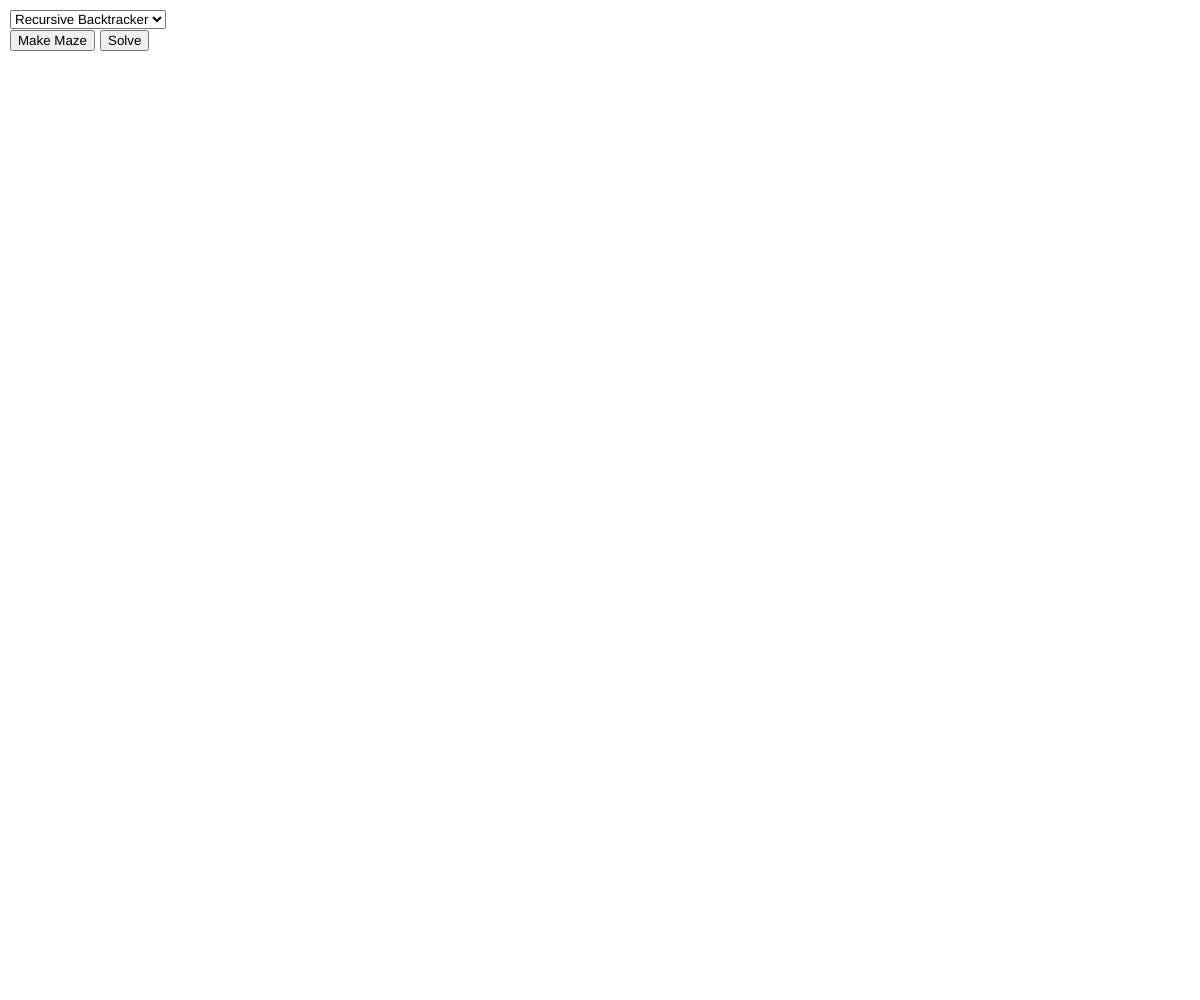
Frame 1 (no input)
Frame 60 (no input): identical to frame 1, image omitted
Frame 120 (the mouse pressed at the canvas centre since frame 60): identical to frame 1, image omitted

The p5.js sketch that drew this single still picture (run headless with seeded random() and noise() and a simulated clock; from frame 60 on, the mouse is pressed at the canvas centre):

// p5.js sketch
// ── sketch.js
let cellSize = 20
let cells = []
let st = [1, 1]
let end = []
let e = 0
let selection;
let runButton;
let solveButton
let w, h
let solved = false
let started = false


function setup() {
  createCanvas(window.innerWidth, window.innerHeight);
  w = floor(width/cellSize)
  h = floor(height/cellSize)
  noStroke()
  console.log(w, h)
  for (let y=0;y<h;y++){
    let temp = []
    for (let x=0;x<w;x++){
      temp.push(new Cell(x*cellSize, y*cellSize, false, cells.length, temp.length))
      if (random(100) < 30){
        //temp[temp.length-1].obstacle = true
      }
    }
    cells.push(temp)
  }
  

  selection = createSelect();
  selection.position(10, 10);
  selection.option('Recursive Backtracker')
  selection.option('Recursive Division')
  
  selection.selected('Recursive Backtracker');

  

  runButton = createButton("Make Maze")
  runButton.position(10, 30)
  runButton.mousePressed(Run)

  solveButton = createButton("Solve")
  solveButton.position(100, 30)
  solveButton.mousePressed(Solve)

  background(220);
  ShowCells()
  //Aldous(cells)

  
  
}
function Solve(){
  SolveMaze([1, 1])
}

function Run() {
  started = true
  let item = selection.value();
  if (true){
    if (item == "Aldous Broder"){
      Aldous(cells)
    }
    if (item == "Recursive Division"){
      MakeMazeDivide(h-1, 0, 0, w-1)
    }
    if (item == "Recursive Backtracker"){
      RecursiveBacktrackerMaze()
    }
    if (item == "Prims Algorithm"){
      Prims()
    }
    

  }

}


function ShowCells(){
  for (var i=0;i<cells.length;i++){
    for (var n=0;n<cells[i].length;n++){
      cells[i][n].show()
    }
  }
}

function mouseDragged(){
  if (!started){

    let x = round(mouseX / cellSize)*cellSize
    let y = round(mouseY / cellSize)*cellSize
    //rect(x, y, cellSize, cellSize)

    cells[round(y/cellSize)][round(x/cellSize)].obstacle = true
  }
}


function draw() {

  if (!started){
    ShowCells()

  }
  try{
    push()
    fill(0, 255, 0);
    rect(shw.pos.x, shw.pos.y, cellSize, cellSize)
    pop()
  }
  catch{

  }
  if (solved){
    for (var i=0;i<solve.length;i++){
      let re = solve[i]
      let re1 = solve[i-1]
      push()
      fill(0, 255, 0)
      rect(cells[re[0]][re[1]].pos.x, cells[re[0]][re[1]].pos.y, cellSize, cellSize)
      pop()
    }
  }
}


class Cell{
  constructor(x, y, isOb, a, b){
    this.pos = createVector(x, y)
    this.obstacle = isOb
    this.visited = false
    this.expanded = false
    this.solveVisited = false
    
    this.ind = [a, b]
    this.f = dist(0, 0, this.pos.x, this.pos.y) + dist(this.pos.x, this.pos.y, floor(width/cellSize), floor(height/cellSize))
  }
  show(){
    if (this.obstacle){
      push()
      fill(0);
      rect(this.pos.x, this.pos.y, cellSize, cellSize)
      pop()

    }
    else{
      push()
      fill(255);
      rect(this.pos.x, this.pos.y, cellSize, cellSize)
      pop()
    }

  }
}

// ── Algorithms.js
//---
let solve = []
end = []

class AstarCell{
  constructor(x, y, end, ob){
    this.pos = createVector(x, y)
    this.obstacle = ob
    this.visited = false
    this.f = 0
    this.g = 0
    this.h = 0
    this.parent = []
    this.g = dist(x, y, end[0], end[1])
    this.h = dist(x, y, 0, 0)
    this.f = this.g+this.h

  }
  show(){
    push()
    fill(0, 255, 0, this.f/cellSize);
    rect(this.pos.x, this.pos.y, cellSize, cellSize)
    pop()
  }

}

async function SolveMaze(start){ 
  started = true
  let nodes = []
  end = [cells[0].length-2, cells.length-2]
  cells[end[1]][end[0]].obstacle = false
  ShowCells()
  for (var i=0;i<cells.length;i++){
    let temp = []
    for (var n=0;n<cells[0].length;n++){
      temp.push(new AstarCell(n*cellSize, i*cellSize, end, cells[i][n].obstacle))
    }
    nodes.push(temp)
  }


  let open = [start]
  let closed = []
  let curr = []
  while (open.length > 0){
    
    let best = 0
    let ch = 0
    for (var i=0;i<open.length;i++){
      let f = nodes[open[i][0]][open[i][1]].f
      if (f > best){
        best = f
        ch = i
        curr = open[i]
      }
    }
    open.splice(ch, 1)


    nodes[curr[0]][curr[1]].show()
    nodes[curr[0]][curr[1]].visited = true
    var neighbors = GetNeighborsSingular(curr)
    for (var i = 0, il = neighbors.length; i < il; ++i){
      var neighbor = neighbors[i]
      if (nodes[neighbor[0]][neighbor[1]].visited || nodes[neighbor[0]][neighbor[1]].obstacle){
        continue
      }

      var gScore = nodes[curr[0]][curr[1]].g + (nodes[neighbor[0]][neighbor[1]].h + dist(curr[0], curr[1], neighbor[0], neighbor[1]))
      var beenVisited = nodes[neighbor[0]][neighbor[1]].visited
      if (!beenVisited){
        nodes[neighbor[0]][neighbor[1]].parent = curr
        nodes[neighbor[0]][neighbor[1]].visited = true
        //nodes[neighbor[0]][neighbor[1]].g = gScore
      

      if (!beenVisited){
        open.push(neighbor)
      }
    }

    }
    if (curr[0] == end[1] && curr[1] == end[0]){
      console.log('done')
      break
    }




    
    await sleep(1)

  }
  let current = curr
  ShowCells()
  while (current[0] != start[0] || current[1] != start[1]){

    nodes[current[0]][current[1]].show()
    current = nodes[current[0]][current[1]].parent
  }
}


function GetNeighborsSingular(cell){
  let surrounding = []
  if (cell[0] - 1 > -1){
    surrounding.push([cell[0]-1, cell[1]])
  }
  if (cell[0] + 1 < cells.length){
    surrounding.push([cell[0]+1, cell[1]])
  }
  if (cell[1] - 1 > -1){
    surrounding.push([cell[0], cell[1]-1])
  }
  if (cell[1] + 1 < cells[0].length){

    surrounding.push([cell[0], cell[1]+1])

  }
  return surrounding
}


async function sleep(ms) {
  return new Promise(resolve => setTimeout(resolve, ms));
}

function randomIntInSteps(a, b, step) {
  function randomInt(a, b) {
    return Math.floor(Math.random() * (b - a + 1) + a);
  }

  if (a > b) {
    // Ensure a is smaller.
    var c = a;
    a = b;
    b = c;
  }

  step = Math.abs(step)

  return a + randomInt(0, Math.floor((b - a)/step)) * step;
}



function containsObject(obj, list) {
    var i;
    for (i = 0; i < list.length; i++) {
        if (list[i] === obj) {
            return [true, i];
        }
    }

    return false;
}


//

//Recusrive Divison
let shw
async function RecursiveDivision(maze, top, bottom, left, right){
  
  let start_range = bottom + 2
  let end_range = top - 1
  let y = randomIntInSteps(start_range, end_range, 2)
  for (var i=left+1;i<right+1;i++){
    maze[y][i].obstacle = true
    //await sleep(0.1)
  }
  
  start_range = left + 2
  end_range = right - 1
  let x = randomIntInSteps(start_range, end_range, 2)
  for (var i=bottom+1;i<top+1;i++){
    maze[i][x].obstacle = true
    //await sleep(0.1)
  }
  await sleep(0.1)
  
  
  let wall = round(random(0, 4))
  if (wall != 0){
    let gap = randomIntInSteps(left+1, x, 2)
    maze[y][gap].obstacle = false
  }
  if (wall != 1){
    let gap = randomIntInSteps(x+1, right, 2)
    maze[y][gap].obstacle = false
  }
  
  if (wall != 2){
    let gap = randomIntInSteps(bottom+1, y, 2)
    maze[gap][x].obstacle = false
  }
  if (wall != 3){
    let gap = randomIntInSteps(y+1, top, 2)
    maze[gap][x].obstacle = false
  }
  
  if (top > y + 3 && x > left + 3){
    RecursiveDivision(maze, top, y, left, x)
  }
  if (top > y + 3 && x + 3 < right){
    RecursiveDivision(maze, top, y, x, right)
  }
  if (bottom + 3 < y && x + 3 < right){
    RecursiveDivision(maze, y, bottom, x, right)
  }
  if (bottom + 3 < y && x > left+3){
    RecursiveDivision(maze, y, bottom, left, x)
  }
}


function MakeMazeDivide(a, b, c, d){
  for (var row=0;row<cells.length;row++){
        cells[row][0].obstacle = true
        cells[row][cells[row].length-1].obstacle = true
  }

  for (var column=1;column<cells[0].length-1;column++){
      cells[0][column].obstacle = true
      cells[cells.length - 1][column].obstacle = true
  }
  RecursiveDivision(cells, a, b, c, d)
}

//Aldous

async function Aldous(maze){
  ShowCells()
  let unvisited = []
  for (var i=0;i<maze.length;i++){
    for (var n=0;n<maze[i].length;n++){
      if (i % 2 == 0 || n%2 == 0){
        maze[i][n].obstacle = true;
        unvisited.push(0)
      }
      
    }
  }
  let ia = 0
  let chosen = [1, 1]
  while (unvisited.includes(0)){
    
    cells[chosen[0]][chosen[1]].visited = true
    cells[chosen[0]][chosen[1]].show()
    unvisited[unvisited.indexOf(chosen)] = 1
    let surrounding = GetNeighbors(chosen)
    
    

    let x = round(random(surrounding.length-1))
    let r = surrounding[x]

    if (!cells[r[0]][r[1]].visited){

      cells[r[0]][r[1]].obstacle = false
      cells[r[0]][r[1]].show()
      if (x == 0){
        cells[r[0]-1][r[1]].obstacle = false
        cells[r[0]-1][r[1]].show()
      }
      if (x == 1){
        cells[r[0]+1][r[1]].obstacle = false
        cells[r[0]+1][r[1]].show()
      }
      if (x == 2){
        cells[r[0]][r[1]-1].obstacle = false
        cells[r[0]][r[1]-1].show()
      }
      if (x == 3){
        cells[r[0]][r[1]+1].obstacle = false
        cells[r[0]][r[1]+1].show()
      }

      
      chosen = r
      cells[chosen[0]][chosen[1]].show()
    
    }
    else{
      let cho = []
      for (var i=0;i<cells.length;i++){
        for (var n=0;n<cells[0].length;n++){
          if (i % 2==0 || n%2==0){
            surrounding = []
            if (chosen[0] - 2 > -1){
              surrounding.push([chosen[0]-2, chosen[1]])
            }
            if (chosen[0] + 2 < cells.length-1){
              surrounding.push([chosen[0]+2, chosen[1]])
            }
            if (chosen[1] - 2 > -1){
              surrounding.push([chosen[0], chosen[1]-2])
            }
            if (chosen[1] + 2 < cells[0].length-1){

              surrounding.push([chosen[0], chosen[1]+2])

            }
            for (x=0;x<surrounding.length;x++){
              let s = surrounding[x]
              if (cells[s[0]][s[1]].visited){
                cho.push(s)
              } 
            }

          }
        }
      }

      chosen = cho[round(random(cho.length-1))]
    }
    
    shw = cells[chosen[0]][chosen[1]]

    await sleep(1)
  }
  
}


//Recursive Backtracker

function GetNeighbors(cell){
  let surrounding = []
  if (cell[0] - 2 > -1){
    surrounding.push([cell[0]-2, cell[1]])
  }
  if (cell[0] + 2 < cells.length){
    surrounding.push([cell[0]+2, cell[1]])
  }
  if (cell[1] - 2 > -1){
    surrounding.push([cell[0], cell[1]-2])
  }
  if (cell[1] + 2 < cells[0].length){

    surrounding.push([cell[0], cell[1]+2])

  }
  return surrounding
}

async function RecursiveBacktrackerMaze(){
  for (var i=0;i<cells.length;i++){
    for (var n=0;n<cells[i].length;n++){
      if (i % 2 == 0 || n%2 == 0){
        cells[i][n].obstacle = true;
      }
      cells[i][n].visited = false
      
    }
  }
  //RecursiveBacktracker([1, 1])
  let backtrack = []
  ShowCells()
  BacktrackRecurse([1, 1], backtrack)

}

async function BacktrackRecurse(curr, back){

  let surrounding = GetNeighbors(curr)
  let possible = []
  let visited = []
  await sleep(1)

  cells[curr[0]][curr[1]].visited = true
  cells[curr[0]][curr[1]].show()
  for (var i=0;i<surrounding.length;i++){
    let re = surrounding[i]
    if (!cells[re[0]][re[1]].visited){
      possible.push(re)
    }
    else{
      visited.push(re)
    }
  }
  if (possible.length > 0){
    let x = round(random(possible.length-1))
    let chosen = possible[x]
    cells[chosen[0]][chosen[1]].visited = true
    if (curr[0] < chosen[0]){
      cells[curr[0]+1][curr[1]].obstacle = false
      cells[curr[0]+1][curr[1]].show()

    }
    else if (curr[0] > chosen[0]){
      cells[curr[0]-1][curr[1]].obstacle = false
      cells[curr[0]-1][curr[1]].show()
    }
    else if (curr[1] < chosen[1]){
      cells[curr[0]][curr[1]+1].obstacle = false
      cells[curr[0]][curr[1]+1].show()
    }
    else if (curr[1] > chosen[1]){
      cells[curr[0]][curr[1]-1].obstacle = false
      cells[curr[0]][curr[1]-1].show()
    }
    //await sleep(1)
    back.push(chosen)
    shw = cells[chosen[0]][chosen[1]]
    if (chosen == [1, 1]){
      return
    }
    await BacktrackRecurse(chosen, back)



  }
  else{
    if (back.length > 0){
      let e = back[back.length-1]
      back.splice(back.length-1, 1)
      shw = cells[e[0]][e[1]]
      await BacktrackRecurse(e, back)
    }
    else{
      return
    }
  }


}

async function RecursiveBacktracker(c){

  let stack = []
  let curr = c
  stack.push(c)


  while (stack.length > 0){
    let x = round(random(stack.length-1))
    curr = stack[x]
    cells[curr[0]][curr[1]].visited = true
    stack.splice(x, 1)
    let surrounding = GetNeighbors(curr)
    let unvisited = []
    for (var i=0;i<surrounding.length;i++){
      let re = surrounding[i]
      if (!cells[re[0]][re[1]].visited){
        unvisited.push(re)
      }
    }
    if (unvisited.length > 0){
      
      let e = round(random(unvisited.length-1))
      let chosen = unvisited[e]
      stack.push(curr)
      stack.push(chosen)
      cells[chosen[0]][chosen[1]].visited = true
      if (curr[0] < chosen[0]){
        cells[curr[0]+1][curr[1]].obstacle = false
      }
      else if (curr[0] > chosen[0]){
        cells[curr[0]-1][curr[1]].obstacle = false
      }
      else if (curr[1] < chosen[1]){
        cells[curr[0]][curr[1]+1].obstacle = false
      }
      else if (curr[1] > chosen[1]){
        cells[curr[0]][curr[1]-1].obstacle = false
      }

      shw = cells[chosen[0]][chosen[1]]

    }
    await sleep(1)

  }    


} 

//Prims


async function Prims(){

}
